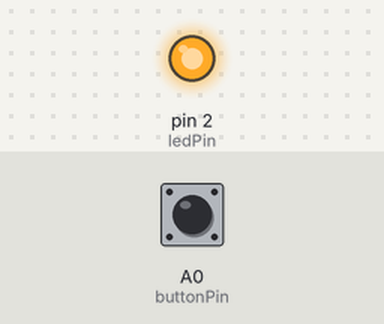
The sketch below on a simulated Arduino Uno, built with avr-gcc and run on an emulated ATmega328P. Shown: output pins drawn as LEDs (lit = HIGH). The inputs (shaded band) are chosen by the test bench; at power-on: A0 (buttonPin) LOW.

Above: at 1.2 s.
1.3 s: A0 (buttonPin) pulled HIGH for 0.15 s
At 1.37 s:
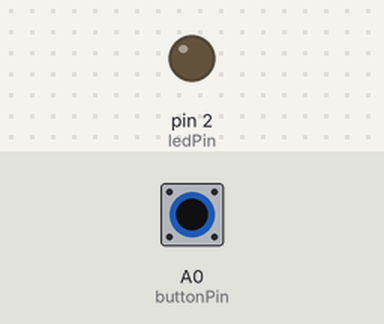
2.9 s: A0 (buttonPin) pulled HIGH for 3.2 s
At 7.4 s:
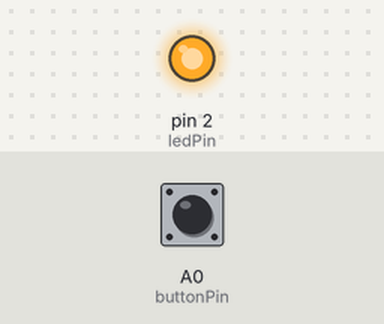
Timing chart, 0 to 8.9 s (numbered marks = the images above; inputs shaded):
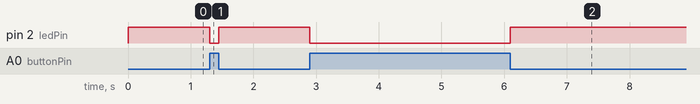

The sketch:

touch.ino
```cpp
//
// FaBo Brick Sample
//
// brick_analog_touch
//

#define buttonPin A0
#define ledPin 2

int buttonState = 0;

void setup() {
  pinMode(buttonPin, INPUT);
  pinMode(ledPin, OUTPUT);
}

void loop(){

  buttonState = digitalRead(buttonPin);

  if (buttonState == HIGH) {
    digitalWrite(ledPin, LOW);
  }
  else {
    digitalWrite(ledPin, HIGH);
  }
}
```

Measured:
- after the input at 1.3 s, pin 2 (ledPin): HIGH → LOW at once, → HIGH 0.15 s later
- after the input at 2.9 s, pin 2 (ledPin): HIGH → LOW at once, → HIGH 3.2 s later
